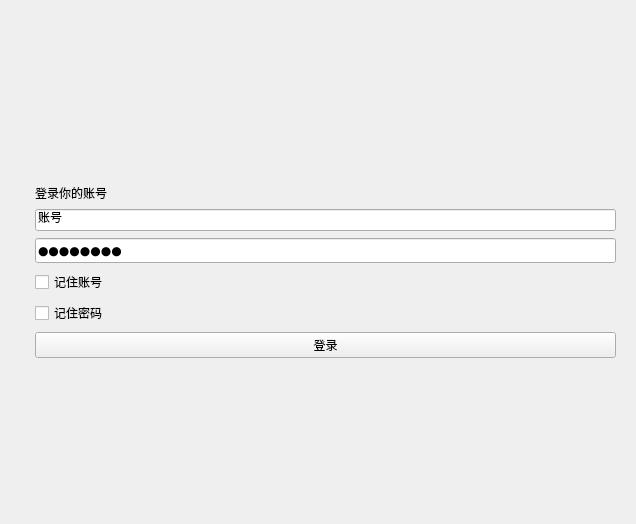
<?xml version="1.0" encoding="UTF-8"?>
<ui version="4.0">
 <class>MainWindow</class>
 <widget class="QMainWindow" name="MainWindow">
  <property name="geometry">
   <rect>
    <x>0</x>
    <y>0</y>
    <width>636</width>
    <height>524</height>
   </rect>
  </property>
  <property name="windowTitle">
   <string>BizSim-Autohelper</string>
  </property>
  <property name="windowIcon">
   <iconset>
    <normaloff>res/Shadowsocks_logo.png</normaloff>res/Shadowsocks_logo.png</iconset>
  </property>
  <widget class="QWidget" name="centralWidget">
   <widget class="QFrame" name="MainFrame">
    <property name="enabled">
     <bool>true</bool>
    </property>
    <property name="geometry">
     <rect>
      <x>0</x>
      <y>0</y>
      <width>631</width>
      <height>541</height>
     </rect>
    </property>
    <property name="sizePolicy">
     <sizepolicy hsizetype="Minimum" vsizetype="Preferred">
      <horstretch>0</horstretch>
      <verstretch>0</verstretch>
     </sizepolicy>
    </property>
    <property name="styleSheet">
     <string notr="true">font: 9pt &quot;微软雅黑&quot;;</string>
    </property>
    <property name="frameShape">
     <enum>QFrame::NoFrame</enum>
    </property>
    <property name="frameShadow">
     <enum>QFrame::Sunken</enum>
    </property>
    <property name="lineWidth">
     <number>1</number>
    </property>
    <property name="midLineWidth">
     <number>0</number>
    </property>
    <layout class="QFormLayout" name="formLayout">
     <property name="labelAlignment">
      <set>Qt::AlignLeading|Qt::AlignLeft|Qt::AlignVCenter</set>
     </property>
     <property name="formAlignment">
      <set>Qt::AlignCenter</set>
     </property>
     <property name="horizontalSpacing">
      <number>20</number>
     </property>
     <property name="verticalSpacing">
      <number>7</number>
     </property>
     <property name="leftMargin">
      <number>15</number>
     </property>
     <property name="topMargin">
      <number>15</number>
     </property>
     <property name="rightMargin">
      <number>15</number>
     </property>
     <property name="bottomMargin">
      <number>15</number>
     </property>
     <item row="0" column="1">
      <widget class="QLabel" name="LoginLable">
       <property name="text">
        <string>登录你的账号</string>
       </property>
      </widget>
     </item>
     <item row="3" column="1">
      <widget class="QLineEdit" name="PwdEdit">
       <property name="font">
        <font>
         <family>微软雅黑</family>
         <pointsize>9</pointsize>
         <weight>50</weight>
         <italic>false</italic>
         <bold>false</bold>
        </font>
       </property>
       <property name="inputMethodHints">
        <set>Qt::ImhNoAutoUppercase|Qt::ImhNoPredictiveText|Qt::ImhSensitiveData</set>
       </property>
       <property name="text">
        <string>password</string>
       </property>
       <property name="maxLength">
        <number>32767</number>
       </property>
       <property name="echoMode">
        <enum>QLineEdit::PasswordEchoOnEdit</enum>
       </property>
      </widget>
     </item>
     <item row="4" column="1">
      <widget class="QCheckBox" name="RememberUser">
       <property name="toolTip">
        <string/>
       </property>
       <property name="text">
        <string>记住账号</string>
       </property>
      </widget>
     </item>
     <item row="5" column="1">
      <widget class="QCheckBox" name="RememberPwd">
       <property name="toolTip">
        <string/>
       </property>
       <property name="text">
        <string>记住密码</string>
       </property>
      </widget>
     </item>
     <item row="6" column="1">
      <widget class="QPushButton" name="LoginButton">
       <property name="text">
        <string>登录</string>
       </property>
      </widget>
     </item>
     <item row="1" column="1">
      <widget class="QLineEdit" name="Username">
       <property name="text">
        <string>账号</string>
       </property>
      </widget>
     </item>
    </layout>
   </widget>
  </widget>
 </widget>
 <resources/>
 <connections/>
</ui>
